Frame 1 (no input): blank canvas, image omitted
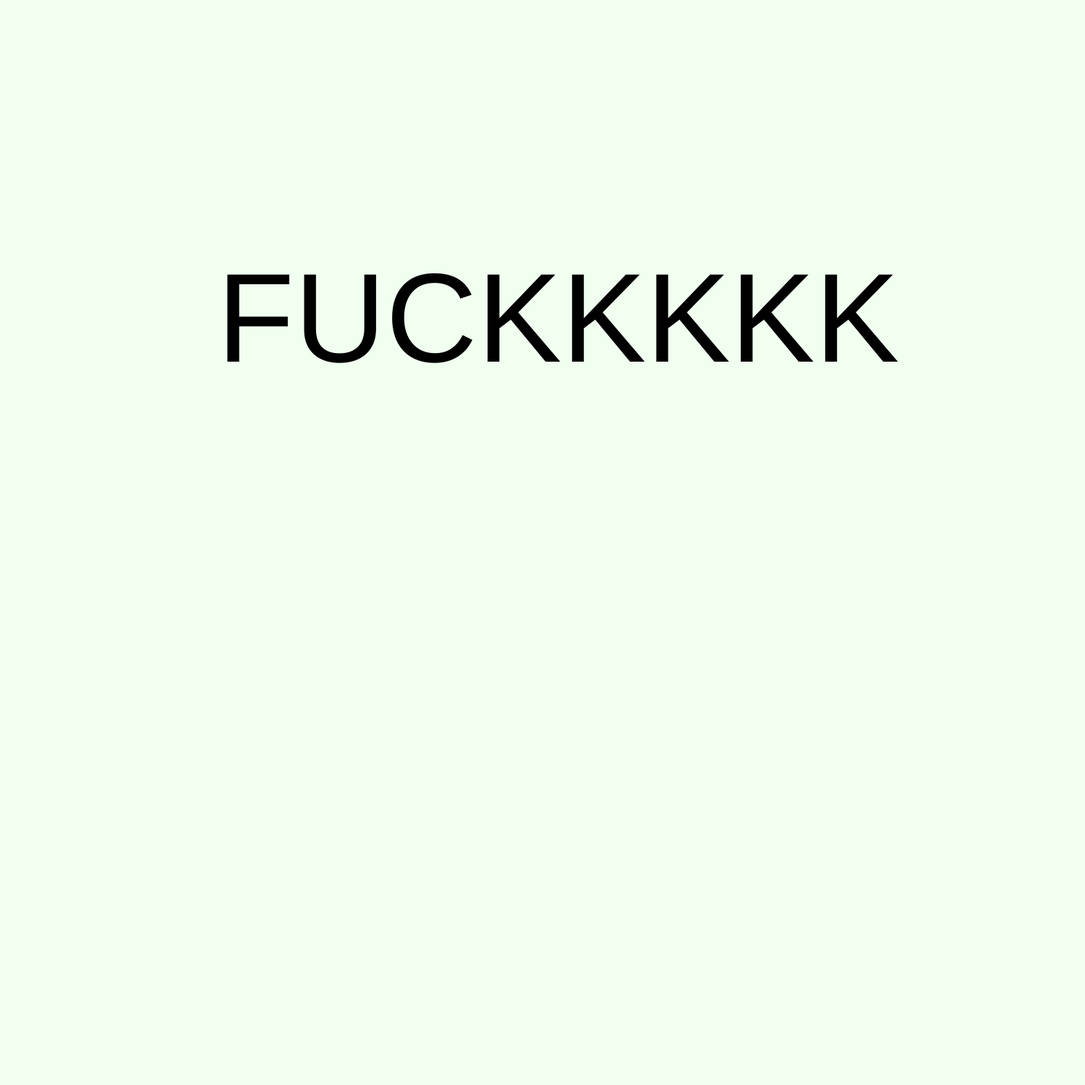
Frame 60 (no input)
Frame 120 (the mouse pressed at the canvas centre since frame 60): identical to frame 60, image omitted

The p5.js sketch that drew this single still picture (run headless with seeded random() and noise() and a simulated clock; from frame 60 on, the mouse is pressed at the canvas centre):

// p5.js sketch
// ── sketch.js
var myState = 0 ;
var timer = 0 ;
//var myBcolor ;

function setup() {
  // put setup code here
  createCanvas(1500, 1500) ;
//myBcolor = color(random(255), random(255), random(255)) ;
//you can set your state background color to myBcolor
//this will give your background color a preset code or in this case a random rgb!!!

}

function draw() {

  switch(myState) {
    case 0:
    background(240, 255, 240)
    text("FUCKKKKK", 300, 500) ;
    textSize(175, 175) ;
    timer++ ;
    if (timer >= 200) {
      myState = 1 ;
      timer = 0 ;
    }

    break ;

    case 1:
    background(255, 239, 213) ;
    text("JOJO JOJO JOJO", 20, 500) ;
    timer++ ;
    if (timer >= 200) {
      myState = 2 ;
      timer = 0 ;


    }



    break ;

    case 2:
    background('pink') ;
    text("please give me A+", 10, 600) ;
    timer++ ;
    if (timer >= 200) {
      myState = 0 ;
      timer = 0 ;

      break ;



    }

  }


}
